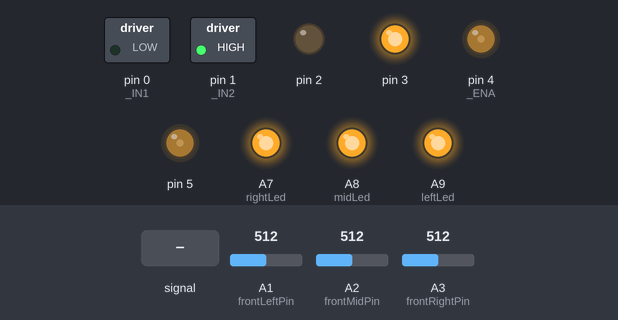
A sketch run on a simulated Teensy 4. Parts: switched loads named in the sketch (green lamp = pin HIGH), output pins drawn as LEDs (lit = HIGH). Inputs (shaded band) come from the test bench; at power-on: A1 (frontLeftPin) = 512, A2 (frontMidPin) = 512, A3 (frontRightPin) = 512.

Above: at 1.2 s.
1.3 s: A1 (frontLeftPin) fed a 200 Hz sine of ±81 counts around its level
4.3 s: A1 (frontLeftPin) set to 525
5.8 s: A2 (frontMidPin) set to 531
At 6.5 s:
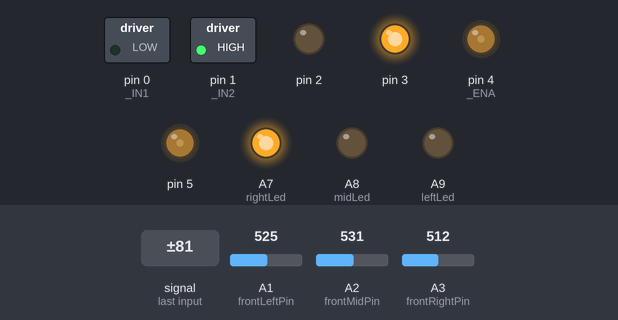
7.3 s: A3 (frontRightPin) set to 531
At 8.2 s:
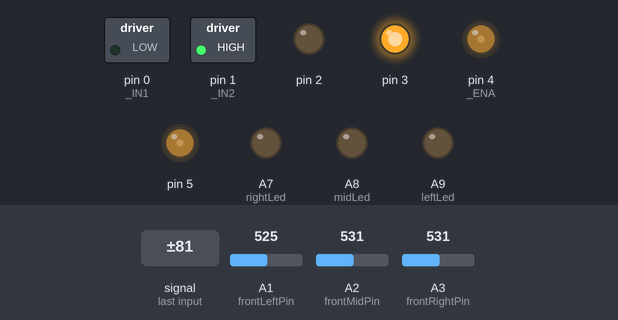
8.8 s: A1 (frontLeftPin) set to 511
At 9.9 s:
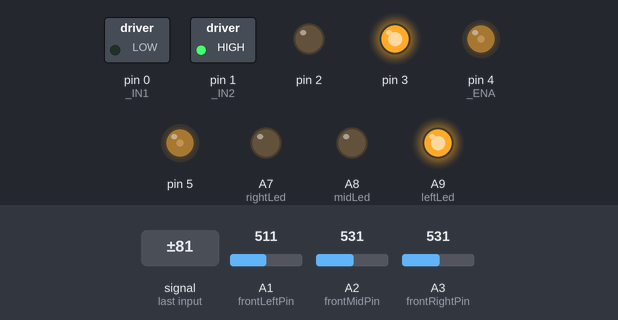
10.3 s: A2 (frontMidPin) set to 511
At 10.9 s:
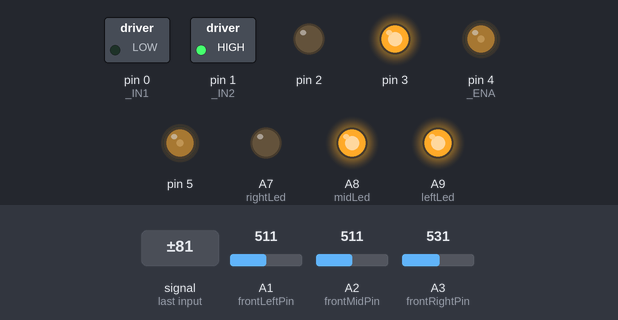
Timing chart, 0 to 12.8 s (numbered marks = the images above; inputs shaded):
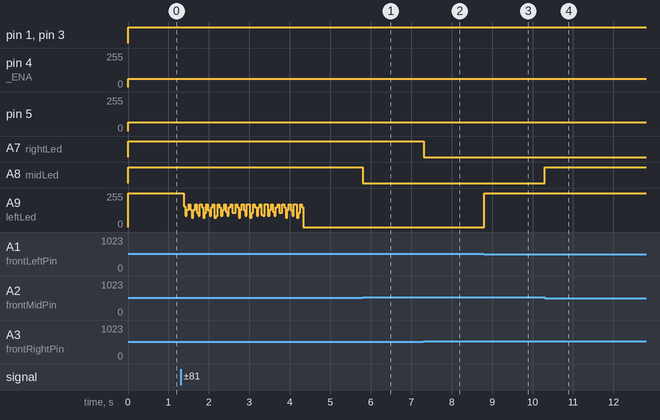

The sketch:

line_follow_nopid.ino
```cpp
/*
	go_straight.ino is a sketch that drives both motors forward while trying to keep the robot perfectly straight
	using PID and Quadrature Feedback.

	Specifically, it drives one motor at a constant speed, and makes the other motor match it by trying to equalize
	the number of gear ticks from quadrature feedback.
*/

#include "Motor_Control.h"

IntervalTimer dataTimer;

// Variable for maximum speed of robot. This is a PWM value (0-255)

// Motor Pin Definitions
const int IN1 = 0;
const int IN2 = 1;
const int IN3 = 2;
const int IN4 = 3;
const int ENA = 4;
const int ENB = 5;

// Setting up the MotorControl object with the proper pins.
Motor rightMotor(ENA,IN1,IN2);
Motor leftMotor(ENB,IN3,IN4);

//Line following
int frontLeftPin = A1; //connected to analog 1
int frontMidPin = A2;
int frontRightPin = A3;
int colorChange = 512;
int fLeftVal = 0;
int fMidVal = 0;
int fRightVal = 0;

int action = 2;

int leftLed = 23;
int midLed = 22;
int rightLed = 21;

int leftSpeed = 40;
int rightSpeed = 40;

void setup()
{
  Serial.begin(9600);
  pinMode(rightLed, OUTPUT);
  pinMode(midLed, OUTPUT);
  pinMode(leftLed, OUTPUT);
  dataTimer.begin(getAction, 1000);
}

void loop()
{
    switch (action) {
      case 1:
        leftSpeed -= 1;
        rightSpeed += 1;
      case 2:
        leftSpeed = 64;
        rightSpeed = 64;
      case 3:
        leftSpeed -= 2;
        rightSpeed += 2;
      case 4:
        rightSpeed -= 2;
        leftSpeed += 2;
      case 6:
        rightSpeed -= 1;
        leftSpeed += 1;
      default:
        int sweepLength = 30;
        boolean isRight = true;
        while (action != 2) {
          double startTime = millis();
          if(isRight) {
            leftMotor.setForward();
            rightMotor.setReverse();
          } else {
            leftMotor.setReverse();
            rightMotor.setForward();
          }
          leftMotor.analogDrive(64);
          rightMotor.analogDrive(64);
          while(millis()<startTime+sweepLength || action == 2){;}
          isRight = !isRight;
        }
        leftMotor.signedDrive(0);
        rightMotor.signedDrive(0);
    }

    leftMotor.signedDrive(leftSpeed);
    rightMotor.signedDrive(rightSpeed);

    delay(20);
}

void getAction(void) {
  for (int i = 0; i < 10; i++) {
      fLeftVal += analogRead(frontLeftPin);
      fMidVal += analogRead(frontMidPin);
      fRightVal += analogRead(frontRightPin);
    }

    fLeftVal = fLeftVal / 10;
    fMidVal = fMidVal / 10;
    fRightVal = fRightVal / 10;

    fLeftVal = check_color(fLeftVal);
    fMidVal = check_color(fMidVal);
    fRightVal = check_color(fRightVal);

    action = ((fLeftVal << 2) | (fMidVal << 1) | fRightVal);

    digitalWrite(leftLed, fLeftVal);
    digitalWrite(midLed, fMidVal);
    digitalWrite(rightLed, fRightVal);
}

boolean check_color(int val){
  if(val>colorChange){
    return false;   //black
  }
  else{
    return true;  //white
  }
}
```

Motor_Control.cpp
```cpp
/*
MotorControl.cpp Library for controlling a two wheel robot (i.e. control two motors)
Created by Ashlesh, Dec 19, 2014
*/

#include "Arduino.h"
#include "Motor_Control.h"


Motor::Motor(int ENA, int IN1, int IN2)
{

	_ENA = ENA;
	_IN1 = IN1;
	_IN2 = IN2;

        pinMode(_ENA, OUTPUT);
	pinMode(_IN1, OUTPUT);
	pinMode(_IN2, OUTPUT);

        analogWrite(_ENA, 0);
}

void Motor::setForward()
{
  digitalWrite(_IN1, LOW);
  digitalWrite(_IN2, HIGH);
}

void Motor::setReverse()
{
  // This function sets the motor to drive in reverse by setting the H bridge pins H-L

  digitalWrite(_IN1, HIGH);
  digitalWrite(_IN2, LOW);

}

void Motor::halt()
{
  // A hard/emergency stop. Immediately disable both motors and set speeds to 0.

  analogWrite(_ENA, 0);
  digitalWrite(_IN1, LOW);
  digitalWrite(_IN2, LOW);

}

void Motor::analogDrive(int amt) {
  // Drives this motor at the amount given by amt. amt is an integer from 0-255.

  analogWrite(_ENA, amt);

}

void Motor::signedDrive(int amt) {
  // Drives this motor at the amount given by amt. amt is an integer from -255 to 255.
  // signedDrive handles directionality on its own and will set the direction of the motor according to the sign.
  // Old direction will be retained on speed of 0.

  if (amt >= 0) {
    this->setForward();
  }
  else if (amt < 0) {
    this->setReverse();
    amt = -amt;
  }

  this->analogDrive(amt);

}
```

Motor_Control.h
```cpp
#include "Arduino.h"

#ifndef Motor_h
#define Motor_h

class Motor
{
  public:
    Motor(int ENA, int IN1, int IN2);
      // Set the motor's direction to forward.
      void setForward();

      // Set the motor's direction to reverse.
      void setReverse();

      // Halt all motor movement immediately.
      void halt();

      // Drive the motor using PWM. 0-255.
      void analogDrive(int amt);

      // This also drives the motor with PWM, but accepts values from -255 to 255.
      // Negative values are assumed to be in reverse.
      void signedDrive(int amt);

  private:
    int _ENA;
    int _IN1;
    int _IN2;
};

#endif
```

Measured:
- the behaviour switches between 512 and 513 on A2 (frontMidPin) (found by bisection; images 0 and 1)
- the behaviour switches between 512 and 513 on A3 (frontRightPin) (found by bisection; images 1 and 2)
- after the input at 5.8 s, A8 (midLed): HIGH → LOW at once
- after the input at 7.3 s, A7 (rightLed): HIGH → LOW at once
- after the input at 8.8 s, A9 (leftLed): 0/255 → 255/255 at once
- after the input at 10.3 s, A8 (midLed): LOW → HIGH at once
